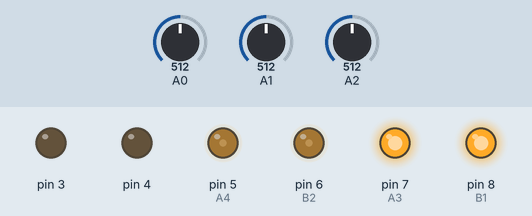
Bench run of a sketch on a simulated Arduino Uno, built with avr-gcc and run on an emulated ATmega328P. Shown: output pins drawn as LEDs (lit = HIGH). The test bench sets the inputs (shaded band); at power-on: A1 = 512, A2 = 512, A0 = 512.

Above: at 1.2 s.
1.3 s: A1 set to 54
2.8 s: A1 set to 45
At 3.9 s:
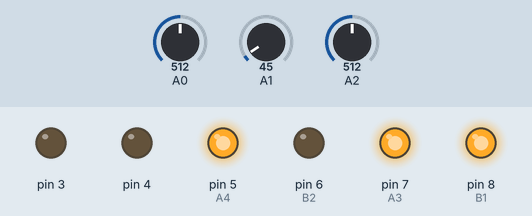
4.3 s: A2 set to 54
5.8 s: A2 set to 44
At 6.2 s:
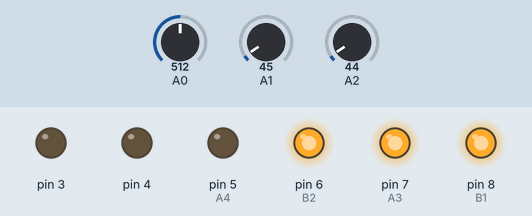
7.3 s: A0 set to 53
8.8 s: A0 set to 45
At 9.6 s:
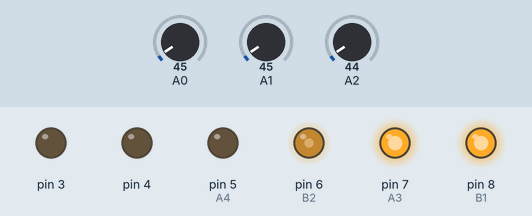
Timing chart, 0 to 11.3 s (numbered marks = the images above; inputs shaded):
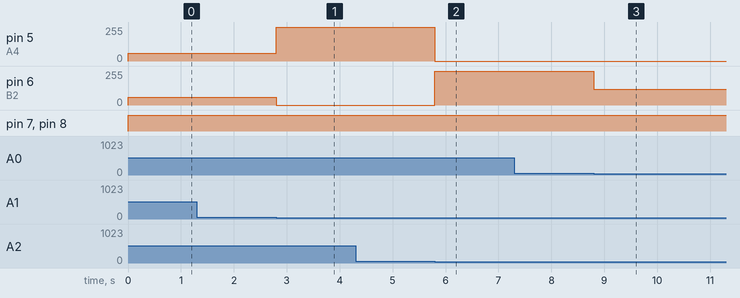

The sketch:

car_with_line_tracking.ino
```cpp
//Getting car to follow line
#define A3 7
#define A4 5
#define B1 8
#define B2 6


void setup() {

for (int i=3; i<9; i++){
pinMode (i, OUTPUT);
}

}


void move ( bool a, int b, bool c, int d){

digitalWrite(A3, a);
digitalWrite(B1, c);

analogWrite(A4, b);
analogWrite(B2, d);
}

void loop() {


  int middle = analogRead(A1);
  int left = analogRead(A2);
  int right = analogRead(A0);

if ( middle >= 50 ){//moves forward if middle sensor at max value
move( 1, 60, 1, 60);
}

else if (left >= 50){
  move( 1, 255, 1, 0); //moves left if left sensor detects line
}

else if (right >= 50){
  move (1, 0, 1, 255); //moves right if right sensor detects line
}

else if ( middle <= 50 && left <= 50 && right <= 50){
  move( 1, 0, 1, 120); //rotates to find line if all sensors dont pick up line
 }

}
```

Measured:
- the behaviour switches between 50 and 49 on A1 (found by bisection; images 0 and 1)
- the behaviour switches between 50 and 49 on A2 (found by bisection; images 1 and 2)
- the behaviour switches between 50 and 49 on A0 (found by bisection; images 2 and 3)
- after the input at 1.3 s, every drawn part: stays the same
- after the input at 2.8 s, pin 5 (A4): 60/255 → 255/255 at once; pin 6 (B2): 60/255 → 0/255 at once
- after the input at 4.3 s, every drawn part: stays the same
- after the input at 5.8 s, pin 5 (A4): 255/255 → 0/255 at once; pin 6 (B2): 0/255 → 255/255 at once
- after the input at 7.3 s, every drawn part: stays the same
- after the input at 8.8 s, pin 6 (B2): 255/255 → 120/255 at once
